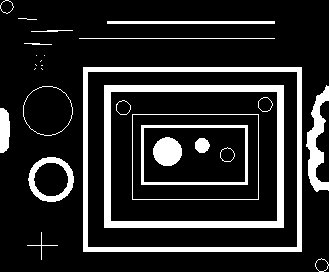
%> input picture ad/AAD/SIP/ass7/src/blobs.png, 329 x 272 px
$ octave q3b.m   (GNU Octave 9; MATLAB toolbox functions it lacks are replaced by stand-ins)
%> lines starting %> are read from the running program, lines starting %| are printed output that depends on the picture; in (x1, y1, x2, y2) boxes, pixels count from 0 and x2, y2 are one past the last pixel; in counts of white or black regions, pixels touching at a corner belong together; the program's own positions count from 1
I = imread('blobs.png');
%> I: size 272x329 logical; 15.6% white; 28 white regions (8 under 20 px), largest, box (x1, y1, x2, y2) and area: (104, 85, 284, 228) 4326, (83, 67, 302, 252) 3940, (306, 85, 329, 192) 1108
se1 = strel('diamond', 1);
se2 = strel('disk', 1);
se3 = strel('diamond', 2);
se4 = strel('disk', 2);
se5 = strel('diamond', 4);

I2 = imtophat(I, se1);
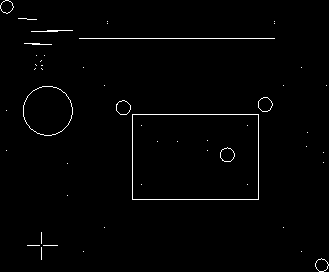
%> I2: size 272x329 logical; 1.3% white in thin lines or dots
I3 = imtophat(I, se2);
I4 = imtophat(I, se3);
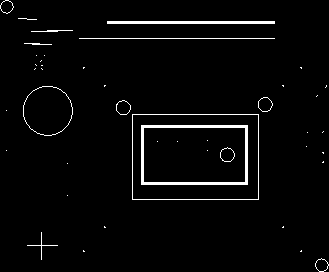
%> I4: size 272x329 logical; 3% white; 44 white regions (31 under 20 px), largest, box (x1, y1, x2, y2) and area: (141, 125, 248, 185) 966, (107, 21, 275, 24) 504, (132, 114, 259, 200) 422
I5 = imtophat(I, se4);
I6 = imtophat(I, se5);
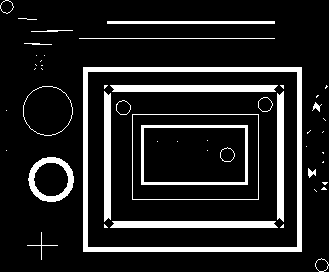
%> I6: size 272x329 logical; 12.9% white; 50 white regions (29 under 20 px), largest, box (x1, y1, x2, y2) and area: (83, 67, 302, 252) 3940, (110, 85, 278, 92) 1146, (110, 221, 278, 228) 1146

subplot(2, 3, 1);
    imshow(I);
    title('Original Image');
subplot(2, 3, 2);
    imshow(I2);
    title('3x3 diamond');
subplot(2, 3, 3);
    imshow(I3);
    title('3x3 disk');
subplot(2, 3, 4);
    imshow(I4);
    title('5x5 diamond');
subplot(2, 3, 5);
    imshow(I5);
    title('5x5 disk');
subplot(2, 3, 6);
    imshow(I6);
    title('9x9 diamond');

$ run again, with ad/AAD/SIP/ass7/src/test_digits.bmp saved as ad/AAD/SIP/ass7/src/blobs.png
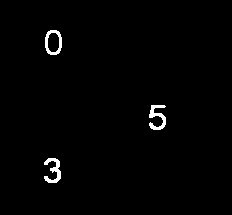
%> input picture ad/AAD/SIP/ass7/src/test_digits.bmp, 232 x 215 px
%> I: size 215x232 logical; 1.2% white; 3 white regions, box (x1, y1, x2, y2) and area: (149, 105, 166, 130) 213, (44, 158, 61, 183) 207, (45, 30, 62, 55) 185
%> `I2 = imtophat(I, se1);`:
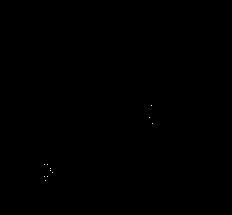
%> I2: size 215x232 logical; 0.02% white in thin lines or dots, all inside (x1, y1, x2, y2) = (44, 105, 153, 181)
%> `I4 = imtophat(I, se3);`:
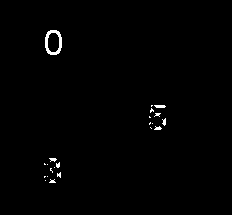
%> I4: size 215x232 logical; 0.78% white; 22 white regions (17 under 20 px), largest, box (x1, y1, x2, y2) and area: (45, 30, 62, 55) 185, (154, 105, 166, 108) 31, (162, 118, 166, 126) 21, (154, 126, 162, 130) 21, (49, 158, 57, 162) 21
